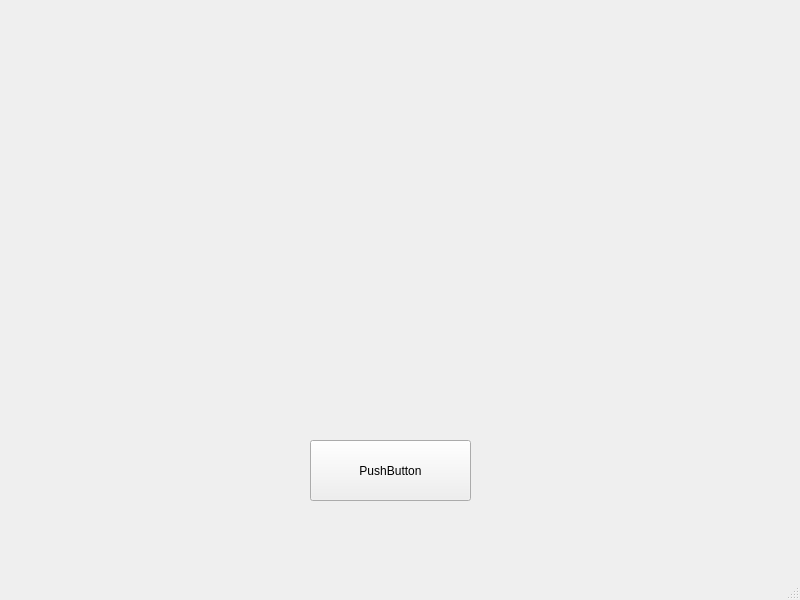
<?xml version="1.0" encoding="UTF-8"?>
<ui version="4.0">
 <class>circles</class>
 <widget class="QMainWindow" name="circles">
  <property name="geometry">
   <rect>
    <x>0</x>
    <y>0</y>
    <width>800</width>
    <height>600</height>
   </rect>
  </property>
  <property name="windowTitle">
   <string>MainWindow</string>
  </property>
  <widget class="QWidget" name="centralwidget">
   <widget class="QPushButton" name="pushButton">
    <property name="geometry">
     <rect>
      <x>310</x>
      <y>440</y>
      <width>161</width>
      <height>61</height>
     </rect>
    </property>
    <property name="text">
     <string>PushButton</string>
    </property>
   </widget>
  </widget>
  <widget class="QMenuBar" name="menubar">
   <property name="geometry">
    <rect>
     <x>0</x>
     <y>0</y>
     <width>800</width>
     <height>21</height>
    </rect>
   </property>
  </widget>
  <widget class="QStatusBar" name="statusbar"/>
 </widget>
 <resources/>
 <connections/>
</ui>
